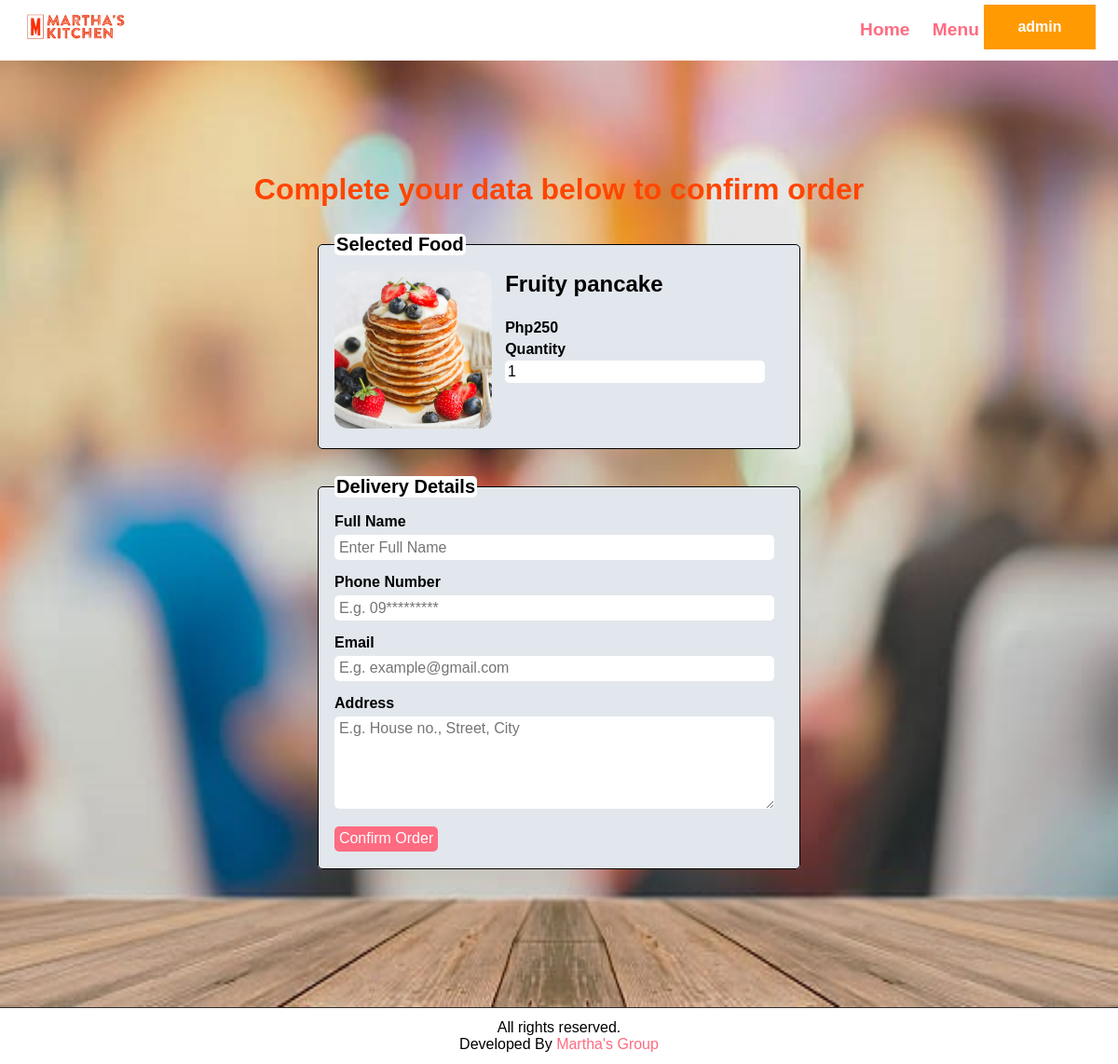
The page /FRONT/btn-order-now.php?item_id=1 (signed in) on the database its author committed.
### tables this page shows
CREATE TABLE `tbl_menu` (
  `item_id` int(11) UNSIGNED NOT NULL,
  `food_category` varchar(50) NOT NULL,
  `category_id` int(11) NOT NULL,
  `food_category_id` int(11) NOT NULL,
  `food_name` varchar(50) NOT NULL,
  `food_image` varchar(50) NOT NULL,
  `description` text NOT NULL,
  `price` int(11) NOT NULL,
  `featured` varchar(11) NOT NULL,
  `active` varchar(11) NOT NULL
);

### FRONT/btn-order-now.php (the view, shortened to what this page needs)
<?php include('subfiles/header.php'); ?>
    <?php
        if(isset($_GET['item_id']))
        {
            $item_id = $_GET['item_id'];
            $sql = "SELECT * FROM tbl_menu WHERE item_id=$item_id";
            $res = mysqli_query($conn, $sql);
            $count = mysqli_num_rows($res);
            if($count==1)
            {
                $row = mysqli_fetch_assoc($res);
                $food_name = $row['food_name'];
                $price = $row['price'];
                $food_image = $row['food_image'];
            }
            else
            {
                header('location:'.SITEURL);
            }
        }
        else
        {
            header('location:'.SITEURL);
        }
    ?>
    <section class="food-ordering">
        <div class="container">
            <h2 class="text-center">Complete your data below to confirm order</h2>
            <form action="" method="POST" class="order">
                <fieldset>
                    <legend> Selected Food </legend>
                    <div class="food-menu-img">
                        <?php
                            if($food_image=="")
                            {
                                echo "<div class='error'>Image not Available.</div>";
                            }
                            else
                            {
                                ?>
                                <img src="<?php echo SITEURL; ?>subfiles/images/<?php echo $food_image; ?>" alt="" class="img-responsive img-curve">
                                <?php
                            }
                        ?>
                    </div>
                    <div class="food-menu-desc">
                        <h3><?php echo $food_name; ?></h3>
                        <input type="hidden" name="food" value="<?php echo $food_name; ?>"><br>
                        <p class="food-price">Php<?php echo $price; ?></p>
                        <div class="order-label">Quantity</div>
                        <input type="number" min="1" max="250" name="qty" class="input-responsive" value="1" required>
                    </div>
                </fieldset>
                <fieldset>
                    <legend> Delivery Details </legend>
                    <div class="order-label">Full Name</div>
                    <input type="text" name="full-name" placeholder="Enter Full Name" class="input-responsive" required>
                    <div class="order-label">Phone Number</div>
                    <input type="tel" name="contact" placeholder="E.g. 09*********" class="input-responsive" required>
                    <div class="order-label">Email</div>
                    <input type="email" name="email" placeholder="E.g. example@gmail.com" class="input-responsive" required>
                    <div class="order-label">Address</div>
                    <textarea name="address" rows="5" placeholder="E.g. House no., Street, City" class="input-responsive" required></textarea>
                    <input type="submit" name="submit" value="Confirm Order" class="btn btn-primary">
                </fieldset>
            </form>
        </div>
    </section>
<?php include('subfiles/footer.php'); ?>

### FRONT/subfiles/css/style.css (style rules this page uses)
* { margin: 0 0; font-family: Arial, Helvetica, sans-serif; }
.container { width: 96%; margin: 0 auto; padding: 1%; }
.img-responsive { width: 100%; }
.img-curve { border-radius: 15px; }
.text-center { text-align: center; }
.btn { padding: 1%; border: none; font-size: 1rem; border-radius: 5px; }
.btn-primary { background-color: #ff6b81; color: white; cursor: pointer; }
h2 { color: #2f3542; font-size: 2rem; margin-bottom: 2%; }
h3 { font-size: 1.5rem; }
fieldset { border: 1px solid black; background-color: #e2e7ed; margin: 5%; padding: 3%; border-radius: 5px; }
.food-menu-img { width: 35%; float: left; }
.food-menu-desc { width: 59%; float: left; margin-left: 3%; }
.food-price { font-size: 1rem; font-weight: bold; margin: 2% 0; }
h2.text-center { color: #ff4500; }
.order { width: 50%; margin: 0 auto; }
.input-responsive { width: 96%; padding: 1%; margin-bottom: 3%; border: none; border-radius: 5px; font-size: 1rem; }
.order-label { margin-bottom: 1%; font-weight: bold; }
.food-ordering { background-image: url('../images/bg-order-page.jpg'); background-repeat: no-repeat; background-size: 100% 100%; padding: 9% 0; }
legend { color: black; font-size: 20px; font-weight: bold; background-color: white; border-radius: 5px; }

### rows shown on the page
tbl_menu: food_image (picture), food_name "Fruity pancake", price "250"

### other values the page prints
$_SESSION['user'] "admin"
